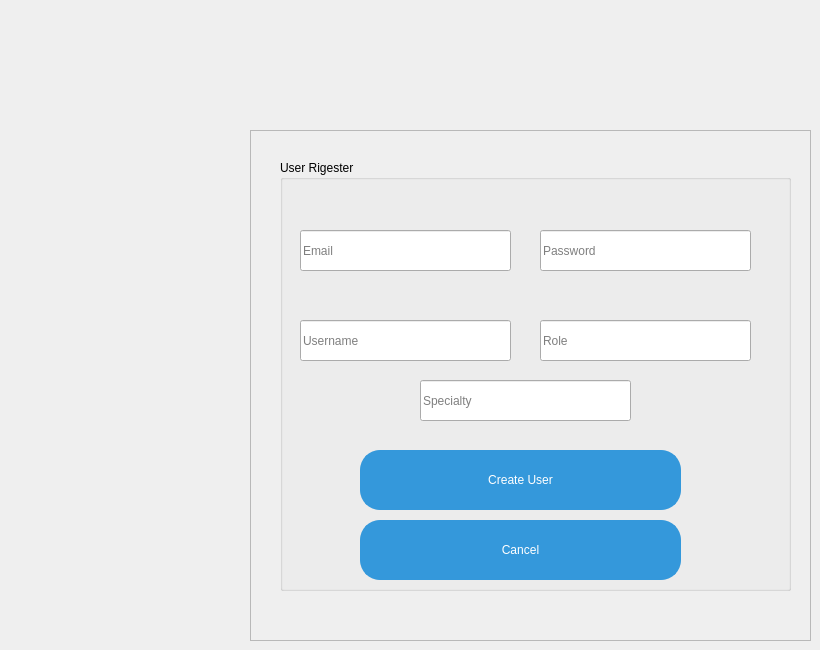
    <widget class="QWidget" name="page_10">
     <widget class="QFrame" name="frame_8">
      <property name="geometry">
       <rect>
        <x>250</x>
        <y>130</y>
        <width>561</width>
        <height>511</height>
       </rect>
      </property>
      <property name="frameShape">
       <enum>QFrame::Shape::StyledPanel</enum>
      </property>
      <property name="frameShadow">
       <enum>QFrame::Shadow::Raised</enum>
      </property>
      <widget class="QGroupBox" name="groupBox_5">
       <property name="geometry">
        <rect>
         <x>30</x>
         <y>30</y>
         <width>511</width>
         <height>431</height>
        </rect>
       </property>
       <property name="title">
        <string>User Rigester</string>
       </property>
       <widget class="QPushButton" name="addUser">
        <property name="geometry">
         <rect>
          <x>80</x>
          <y>290</y>
          <width>321</width>
          <height>60</height>
         </rect>
        </property>
        <property name="styleSheet">
         <string notr="true">QPushButton {
    background-color: #3498db;
    border-radius: 20px;
    border: 2px solid #3498db;
    min-height: 40px;
    color: white;
}
</string>
        </property>
        <property name="text">
         <string>Create User</string>
        </property>
       </widget>
       <widget class="QLineEdit" name="specialty_reg">
        <property name="geometry">
         <rect>
          <x>140</x>
          <y>220</y>
          <width>211</width>
          <height>41</height>
         </rect>
        </property>
        <property name="text">
         <string/>
        </property>
        <property name="placeholderText">
         <string>Specialty</string>
        </property>
       </widget>
       <widget class="QLineEdit" name="email_reg">
        <property name="geometry">
         <rect>
          <x>20</x>
          <y>70</y>
          <width>211</width>
          <height>41</height>
         </rect>
        </property>
        <property name="text">
         <string/>
        </property>
        <property name="placeholderText">
         <string>Email</string>
        </property>
       </widget>
       <widget class="QLineEdit" name="role_reg">
        <property name="geometry">
         <rect>
          <x>260</x>
          <y>160</y>
          <width>211</width>
          <height>41</height>
         </rect>
        </property>
        <property name="text">
         <string/>
        </property>
        <property name="placeholderText">
         <string>Role</string>
        </property>
       </widget>
       <widget class="QLineEdit" name="username_reg">
        <property name="geometry">
         <rect>
          <x>20</x>
          <y>160</y>
          <width>211</width>
          <height>41</height>
         </rect>
        </property>
        <property name="text">
         <string/>
        </property>
        <property name="placeholderText">
         <string>Username</string>
        </property>
       </widget>
       <widget class="QPushButton" name="cancelBtnReg">
        <property name="geometry">
         <rect>
          <x>80</x>
          <y>360</y>
          <width>321</width>
          <height>60</height>
         </rect>
        </property>
        <property name="styleSheet">
         <string notr="true">QPushButton {
    background-color: #3498db;
    border-radius: 20px;
    border: 2px solid #3498db;
    min-height: 40px;
    color: white;
}
</string>
        </property>
        <property name="text">
         <string>Cancel</string>
        </property>
       </widget>
       <widget class="QLineEdit" name="password_reg">
        <property name="geometry">
         <rect>
          <x>260</x>
          <y>70</y>
          <width>211</width>
          <height>41</height>
         </rect>
        </property>
        <property name="text">
         <string/>
        </property>
        <property name="placeholderText">
         <string>Password</string>
        </property>
       </widget>
      </widget>
     </widget>
    </widget>
